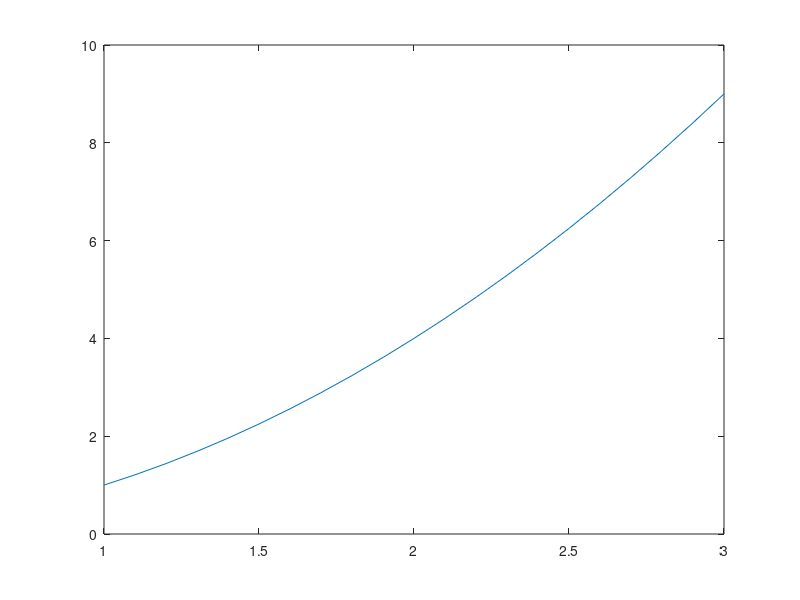

The MATLAB script that drew this image: (Note: this script raises an error after producing the figure.)
% CLASS19SEPT   Commands from in-class Matlab/Octave demonstrations on Monday
%               19 Sept.  It is probably best to cut and paste one command at
%               a time and see what it does.

% INTRO TO PLOT

help plot                               % information on command

plot([1 2 3],[1 4 9])                   % approximate plot of y=x^2 on [1,3]
plot([1 1.5 2 2.5 3],[1 2.25 4 6.25 9]) % better
x=1:0.1:3;  plot(x,x.^2)                % even better (smoother)


% USE PLOT TO FIND WHERE TWO CURVES CROSS; SEE P1 ON ASSIGNMENT # 1

x=-5:0.01:5;
size(x)                                 % list of 1001 points
plot(x,exp(-x),x,x^2)                   % SYNTAX ERROR!
plot(x,exp(-x),x,x.^2)                  % what you wanted
legend('e^{-x}','x^2')
xlabel x
axis([-5 5 0 10])

axis([0 1 0 1])                         % show just the part that is useful
grid on


% DO BISECTION "BY HAND"

a = 0; b = 1;
x = (a+b)/2;  f = x^2 - exp(-x)
a = x;
x = (a+b)/2;  f = x^2 - exp(-x);  [a b x f]
b = x;
x = (a+b)/2;  f = x^2 - exp(-x);  [a b x f]
a = x;
x = (a+b)/2;  f = x^2 - exp(-x);  [a b x f]
a = x;
x = (a+b)/2;  f = x^2 - exp(-x);  [a b x f]
b = x;
x = (a+b)/2;  f = x^2 - exp(-x);  [a b x f]
a = x;
x = (a+b)/2;  f = x^2 - exp(-x);  [a b x f]
b = x;
x = (a+b)/2;  f = x^2 - exp(-x);  [a b x f]
b = x;
x = (a+b)/2;  f = x^2 - exp(-x);  [a b x f]
b = x;
x = (a+b)/2;  f = x^2 - exp(-x);  [a b x f]
b = x;
x = (a+b)/2;  f = x^2 - exp(-x);  [a b x f]
b = x;
x = (a+b)/2;  f = x^2 - exp(-x);  [a b x f]
a = x;
x = (a+b)/2;  f = x^2 - exp(-x);  [a b x f]

format long                            % show enough digits to know where we got
[a b x f]


% IN-LINE LOOPS (JUST FOR PLAY)

for n=1:13, 2+2, end
for n=1:13, n^2, end


% COMMANDS TO KNOW WHERE YOU ARE, ETC.

pwd                                    % print working directory
ls *.m                                 % list files
